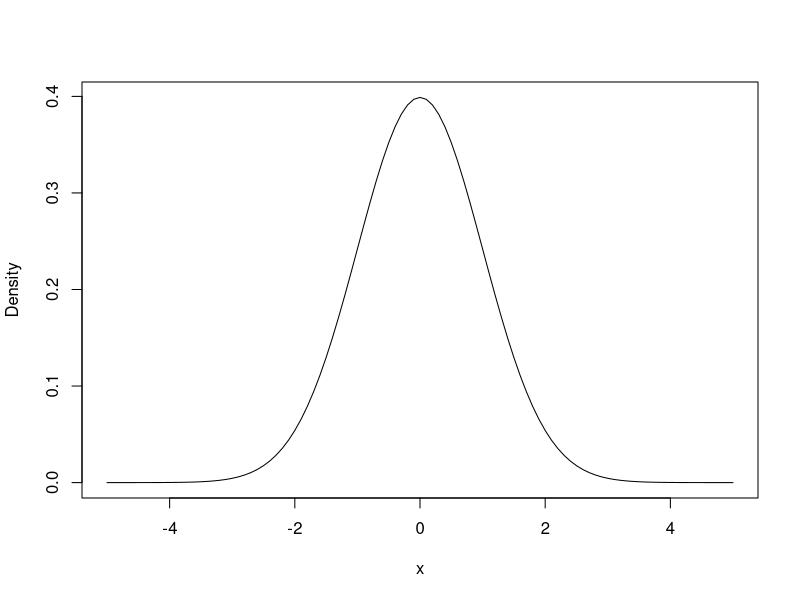
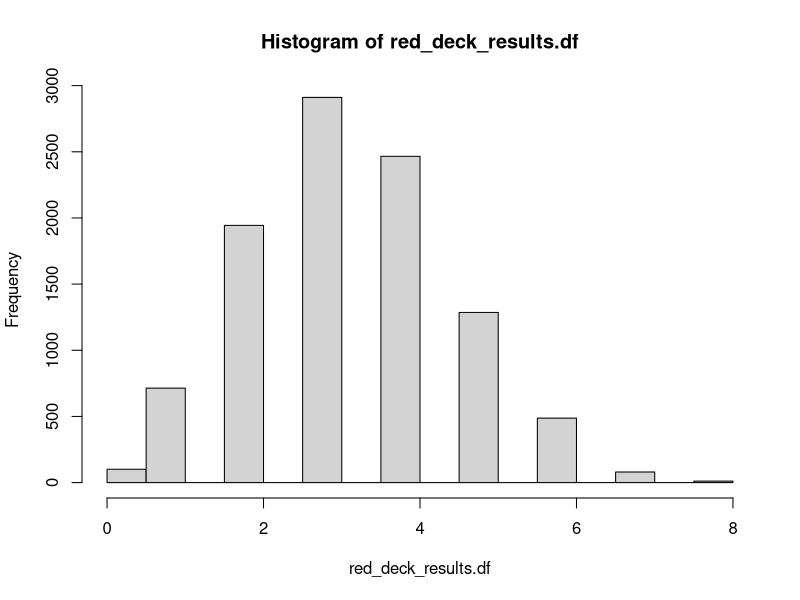
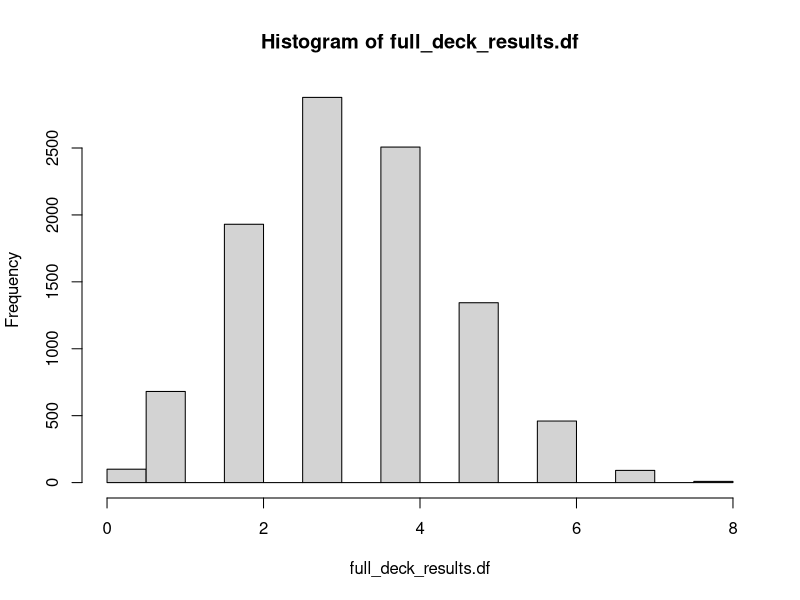

Source code (R) for these figures, in order:
## ---- chunk 1
set.seed(1984)
## ---- chunk 2
set.seed(1984)
hw_errors <- function(n){
  num_of_emails.df <- data.frame() #Creation of Empty Data Frame
for(i in 1:n){x_ind <- 0 #Indicator Variable
  x_ind <- sample(c(0,1),1,replace = TRUE, prob = c(0.8,0.2)) #Probability of Error in HW
if(x_ind == 1){num_of_emails.df <- rbind(num_of_emails.df, rpois(1,3))}
} #If there is an error what is the number of emails received with  
#respect to the poisson distrubution
no_emails_with_error <- sum(num_of_emails.df == 0) #Sum the number of 0 email occurances
return(no_emails_with_error/n) #Sum of the number of 0 emails weighted by the total  
##number of HW Solutions posted
    }

#Therefore, the probability of an error being in the solutions, yet no email   
#received about it, is about  
(1 - hw_errors(50000))
## ---- chunk 3
#Function to determine if number is odd
prob_geom_odd <- function(n, p){
geom.df <- data.frame(rgeom(n, p)) #Creation of a data frame with random draws
colnames(geom.df) <- c("Binary")
geom.binary.df <- (geom.df%%2!=0) #function to find the odd numbers
return(1-sum(geom.binary.df)/n) #returning the probability
}
prob_geom_odd(500000, 0.7)
## ---- chunk 4
curve(dnorm(x), from = -5, to = 5, ylab = "Density")
## ---- chunk 5
intergrand <- function(x){1/sqrt(2*pi)*exp(-(x^2/2))} #The pmf of the normal distrubution where N(0,1)

prob_0_0.5 <- integrate(intergrand, 0, 0.5) #from 0 to 0.5

prob_1.5_2.5 <- integrate(intergrand, 1.5, 2.5) #from 1.5 to 2.5

prob_3.5_4.5 <- integrate(intergrand, 3.5, 4.5) #from 3.5 to 4.5
  
#Prob of odd number

(1 - 2*(prob_0_0.5[["value"]] + prob_1.5_2.5[["value"]] + prob_3.5_4.5[["value"]]))

## ---- chunk 6
library(data.table)
set.seed(1984)
    Face_card <- 1
      Non_face_card <- 0
      
data <- data.frame(red_deck = c(1, 1, 1, 1, 1, 1 ,1, 1, 0 , 0, 0, 0, 0, 0, 0, 0, 0, 0, 0, 0, 0, 0, 0, 0), full_deck = c(1, 1, 1, 1, 1, 1 ,1, 1, 0 , 0, 0, 0, 0, 0, 0, 0, 0, 0, 0, 0, 0, 0, 0, 0, 1, 1, 1, 1, 1, 1 ,1, 1, 0 , 0, 0, 0, 0, 0, 0, 0, 0, 0, 0, 0, 0, 0, 0, 0))
  

red_deck_draw <- function(reps){data.frame(red_deck = replicate(reps, {data.frame(red_deck_sample = sample(data$red_deck, 10, replace = FALSE))}))
}

red_deck_results.df  <- colSums(data.frame(red_deck_draw(10000)))


full_deck_draw <- function(reps){
  data.frame(full_deck = replicate(reps, {data.frame(full_deck_sample = sample(data$full_deck, 10, replace = FALSE))}))
}

full_deck_results.df <- colSums(data.frame(full_deck_draw(10000)))

#Histogram of Red Deck Distrubution
hist(red_deck_results.df)
  
#Histogram of Full Deck Distrubution
hist(full_deck_results.df)
